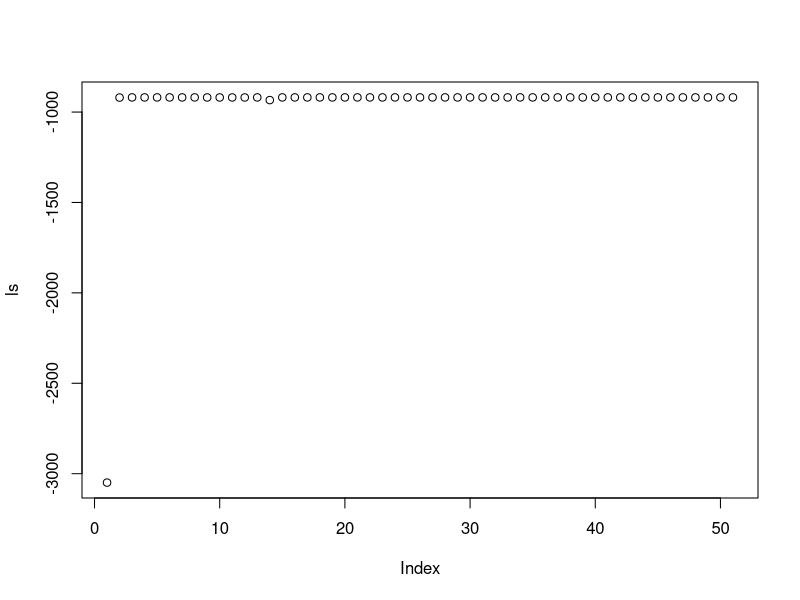

This figure's R source:
## ---- chunk 1
knitr::opts_chunk$set(echo = TRUE)
## ---- chunk 2

rmixnorm <- function(N, mu1, mu2, sigma1, sigma2, tau){
  ind <- I(runif(N) > tau)
  X <- rep(0,N)
  X[ind] <- rnorm(sum(ind), mu1, sigma1)
  X[!ind] <- rnorm(sum(!ind), mu2, sigma2)
  return(X)
}
dmixnorm <- function(x, mu1, mu2, sigma1, sigma2, tau){
  y <- (1-tau)*dnorm(x,mu1,sigma1) + tau*dnorm(x,mu2,sigma2)
  return(y)
}

## ---- chunk 3
N = 1000

mu1s <- 3
mu2s <- 0
sigma1s <- 0.5
sigma2s <- 1
taus <- 0.6

X <- rmixnorm(N, mu1s, mu2s, sigma1s, sigma2s, taus)

## ---- chunk 4

estimate_p <- function(x, mu1, mu2, sigma1, sigma2, tau){
  est_f <- (1-tau)*dnorm((x-mu1)/sigma1) + tau*dnorm((x-mu2)/sigma2)
  y <- tau*dnorm((x-mu2)/sigma2)/est_f
  return(y)
}

likelihood <- function(x, mu1, mu2, sigma1, sigma2, tau){
  like <- log((1-tau)*dnorm((x-mu1)/sigma1) + tau*dnorm((x-mu2)/sigma2))
  y <- sum(like)
  return(y)
}

expect_likelihood <- function(para, x, para_prev){
  ps <- estimate_p(x, para_prev[1], para_prev[2], para_prev[3], para_prev[4], para_prev[5])
  
  mu1 <- para[1]
  mu2 <- para[2]
  sigma1 <- para[3]
  sigma2 <- para[4]
  tau <- para[5]
  
  A <- log(1-tau)*(N-sum(ps)) + log(tau)*sum(ps)
  B <- sum( (1-ps) *log(dnorm((x - mu1)/sigma1)) )
  C <- sum( ps * log(dnorm((x-mu2)/sigma2)) )
  
  return(-(A+B+C))
}

## ---- chunk 5
mu1_pre <- 5
mu2_pre <- -5
sigma1_pre <- 2
sigma2_pre <- 2
tau_pre <- 0.5

ls <- c(likelihood(X, mu1_pre, mu2_pre, sigma1_pre, sigma2_pre, tau_pre))

para_prev <- c(mu1_pre, mu2_pre, sigma1_pre, sigma2_pre, tau_pre)

for(i in seq(1, 50, by=1)){
  
  first <- c(5, -3, 2, 2, 0.5)
  optim_best <- optim(first, expect_likelihood, x=X, para_prev=para_prev)
  para_prev <- optim_best$par
    
  newl <- likelihood(X, para_prev[1], para_prev[2], para_prev[3], para_prev[4], para_prev[5])
  ls <- append(ls, newl)
}
## ---- chunk 6
plot(ls)
